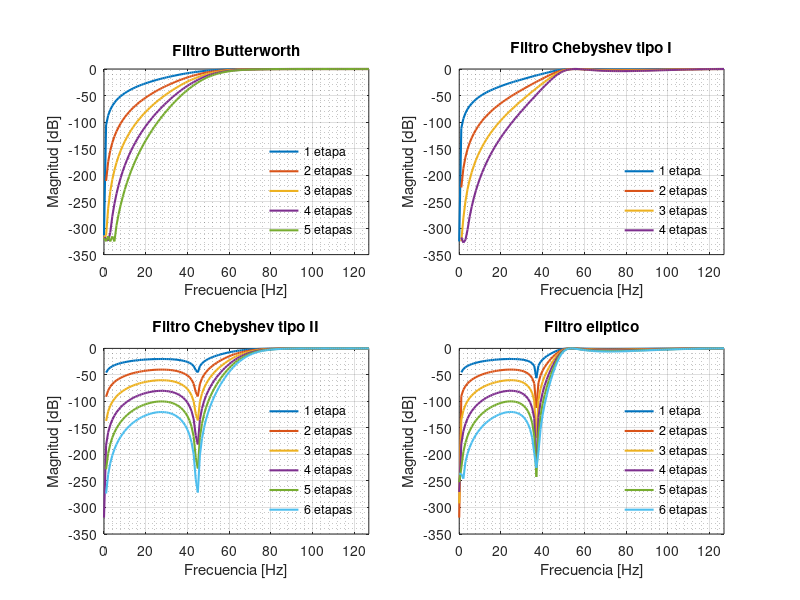

Source code (MATLAB):
%% <------- Guia 4 - Ejercicio 6 ----------->

clc; % borra la consola
clear all; % borra todas las variables
close all; % cierra las ventanas de imagen
isOctave = exist('OCTAVE_VERSION', 'builtin') ~= 0;
if isOctave;
pkg load control; % paquete con 'mag2db'
pkg load signal; % ventanas
end
%%%%%%%%%%%%
%% punto 1 %
%%%%%%%%%%%%

% especificaciones:
N = 3; % orden del filtro
fc = 50; % HZ - frecuencia de corte
fs = 256; % Hz - frecuencia de muestreo

fdc = 2*fc/fs; % frecuencia de corte digital

[B, A] = butter (N, fdc, 'high'); % funcion del filtro Butterworth

%%%%%%%%%%%%
%% punto 2 %
%%%%%%%%%%%%

d = 4; % duracion del impulso
imp = zeros(1, d * fs); % genera un vector de 4 segundos a 256 muestras por segundo
imp(1) = 1; % primer elemento en 1 -> funcion impulso
h = filter (B, A, imp); % evalua la respuesta al impulso del filtro del punto 1
H = fft(h, fs); % calcula la FFT
Hdb = mag2db (abs (H (1 : fs/2))); % convierte a dB el valor absoluto de las muestras de f positiva
frec = (0 : 1 : (fs/2)-1 ); % vector con los valores de frecuencia (el primer elemento es 0Hz

figure('name','Guia 4 ejercicio 8','Units','normalized','Position',[0 0 1 1]); % pantalla completa
subplot(2,2,1);  % subplot (filas, columnas, indice)
plot (frec, Hdb, 'linewidth', 1.5); % grafica de la respuesta al impulso
xlim([0 127]); % limites de los ejes
grid on;
grid minor;
xlabel ('Frecuencia [Hz]'); % etiqueta eje X
ylabel ('Magnitud [dB]');  % etiqueta eje y
title ('Filtro Butterworth'); % titulo

%%%%%%%%%%%%%%%%
%% punto 3 y 4 %
%%%%%%%%%%%%%%%%

hold on;
etapa = 1;
etapa_str(etapa,:) = '1 etapa '; % para las insertar las leyendas

while( abs(Hdb(21)) <= 120 )
  etapa = etapa +1; % incrementa el contador de etapas
  h = filter (B, A, h); % agrega una etapa de filtrado
  H = fft(h, fs); % al dominio de la frecuencia
  Hdb = mag2db (abs (H (1 : fs/2))); % a dB los valores absolutos de las frec positivas
  plot (frec, Hdb, 'linewidth', 1.5); % graficala respuesta al impulso
  etapa_str(etapa,:) = [num2str(etapa) ' etapas']; % agrega elemento para las leyendas
end

legend(etapa_str, 'location', 'southeast');
legend('boxoff');

%%%%%%%%%%%%
%% punto 5 %
%%%%%%%%%%%%

RP = 1; % [dB] - ripple en banda de paso
RS = 20; % [dB] - ripple en banda de stop

% ----------- Filtro Chebyshev tipo I -------------

[B, A] = cheby1 (N, RP, fdc, 'high'); % funcion del filtro Chebyshev tipo I

h = filter (B, A, imp); % evalua la respuesta al impulso del filtro
H = fft(h, fs); % calcula la FFT
Hdb = mag2db (abs (H (1 : fs/2))); % convierte a dB el valor absoluto de las muestras de f positiva

subplot(2,2,2);  % subplot (filas, columnas, indice)
plot (frec, Hdb, 'linewidth', 1.5); % grafica de la respuesta al impulso
xlim([0 127]); % limites de los ejes
grid on;
grid minor;
xlabel ('Frecuencia [Hz]'); % etiqueta eje X
ylabel ('Magnitud [dB]');  % etiqueta eje y
title ('Filtro Chebyshev tipo I'); % titulo
hold on;

etapa = 1;
etapa_str(etapa,:) = '1 etapa '; % para las insertar las leyendas

while( abs(Hdb(21)) <= 120 )
  etapa = etapa +1; % incrementa el contador de etapas
  h = filter (B, A, h); % agrega una etapa de filtrado
  H = fft(h, fs); % al dominio de la frecuencia
  Hdb = mag2db (abs (H (1 : fs/2))); % a dB los valores absolutos de las frec positivas
  plot (frec, Hdb, 'linewidth', 1.5); % graficala respuesta al impulso
  etapa_str(etapa,:) = [num2str(etapa) ' etapas']; % agrega elemento para las leyendas
end

legend(etapa_str, 'location', 'southeast');
legend('boxoff');

%% ----------- Filtro Chebyshev tipo II -------------

[B, A] = cheby2 (N, RS, fdc, 'high'); % funcion del filtro Chebyshev tipo II

h = filter (B, A, imp); % evalua la respuesta al impulso del filtro
H = fft(h, fs); % calcula la FFT
Hdb = mag2db (abs (H (1 : fs/2))); % convierte a dB el valor absoluto de las muestras de f positiva

subplot(2,2,3);  % subplot (filas, columnas, indice)
plot (frec, Hdb, 'linewidth', 1.5); % grafica de la respuesta al impulso
xlim([0 127]); % limites de los ejes
grid on;
grid minor;
xlabel ('Frecuencia [Hz]'); % etiqueta eje X
ylabel ('Magnitud [dB]');  % etiqueta eje y
title ('Filtro Chebyshev tipo II'); % titulo
hold on;

etapa = 1;
etapa_str(etapa,:) = '1 etapa '; % para las insertar las leyendas

while( abs(Hdb(21)) <= 120 )
  etapa = etapa +1; % incrementa el contador de etapas
  h = filter (B, A, h); % agrega una etapa de filtrado
  H = fft(h, fs); % al dominio de la frecuencia
  Hdb = mag2db (abs (H (1 : fs/2))); % a dB los valores absolutos de las frec positivas
  plot (frec, Hdb, 'linewidth', 1.5); % graficala respuesta al impulso
  etapa_str(etapa,:) = [num2str(etapa) ' etapas']; % agrega elemento para las leyendas
end

legend(etapa_str, 'location', 'southeast');
legend('boxoff');

%% ----------- Filtro eliptico -------------

[B, A] = ellip (N, RP, RS, fdc, 'high'); % funcion del filtro eliptico

h = filter (B, A, imp); % evalua la respuesta al impulso del filtro
H = fft(h, fs); % calcula la FFT
Hdb = mag2db (abs (H (1 : fs/2))); % convierte a dB el valor absoluto de las muestras de f positiva

subplot(2,2,4);  % subplot (filas, columnas, indice)
plot (frec, Hdb, 'linewidth', 1.5); % grafica de la respuesta al impulso
xlim([0 127]); % limites de los ejes
grid on;
grid minor;
xlabel ('Frecuencia [Hz]'); % etiqueta eje X
ylabel ('Magnitud [dB]');  % etiqueta eje y
title ('Filtro eliptico'); % titulo
hold on;

etapa = 1;
etapa_str(etapa,:) = '1 etapa '; % para las insertar las leyendas

while( abs(Hdb(21)) <= 120 )
  etapa = etapa +1; % incrementa el contador de etapas
  h = filter (B, A, h); % agrega una etapa de filtrado
  H = fft(h, fs); % al dominio de la frecuencia
  Hdb = mag2db (abs (H (1 : fs/2))); % a dB los valores absolutos de las frec positivas
  plot (frec, Hdb, 'linewidth', 1.5); % graficala respuesta al impulso
  etapa_str(etapa,:) = [num2str(etapa) ' etapas']; % agrega elemento para las leyendas
end

legend(etapa_str, 'location', 'southeast');
legend('boxoff');
